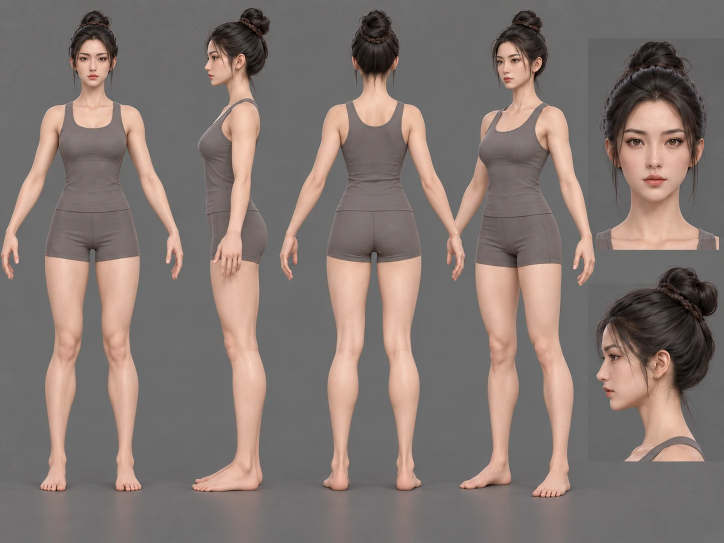
#> input picture docs/art/factions/human/human-female-turnaround.webp, 1448 x 1086 px, found by its file name (shown at 1/2 size)
$ python sheet.py docs/art/factions/human/human-female-turnaround.webp /
#> lines starting #> are read from the running program, lines starting #| are printed output that depends on the picture; after the words box and inside, x2 and y2 are one past the last pixel; in counts of white or black regions, pixels touching at a corner belong together
"""Measure a character turnaround sheet: segment each view's silhouette from the flat grey
background and write, for every pixel row, the runs of figure pixels — in metres, in the
figure's own frame (feet at y = 0, x across the view from the figure's centre line).

    python3 tools/assetgen/ref/sheet.py docs/art/factions/human/human-female-turnaround.webp \
        tools/assetgen/ref/human-female.json

Calibration (pixel rows of the soles and of the top of the skull under the hair, the figure's
height) is set per sheet below; the figure builder fits its lofts to these runs.
"""
import json, sys
import numpy as np
from PIL import Image

SHEETS = {
    'human-female-turnaround.webp': {
        'height': 1.68,          # metres, soles to top of skull
        'skull_top': 52,         # pixel row (front view), under the hair
        'soles': {'front': 979, 'side': 977, 'back': 977, 'q34': 980},
        'views': {'front': (0, 368), 'side': (383, 541), 'back': (558, 900), 'q34': (900, 1190)},
        'gap_cols': [372, 376, 380, 548, 552, 556],
    },
}


def segment(im, gap_cols):
    bg = np.median(im[:, gap_cols, :], axis=1)
#> bg = 1086 rows, first 8: [109, 109, 109], [109, 109, 109], [109, 109, 109], [109, 109, 109], [109, 109, 109], [109, 109, 109], [109, 109, 109], [109, 109, 109]
    d = np.sqrt(((im - bg[:, None, :]) ** 2).sum(2))
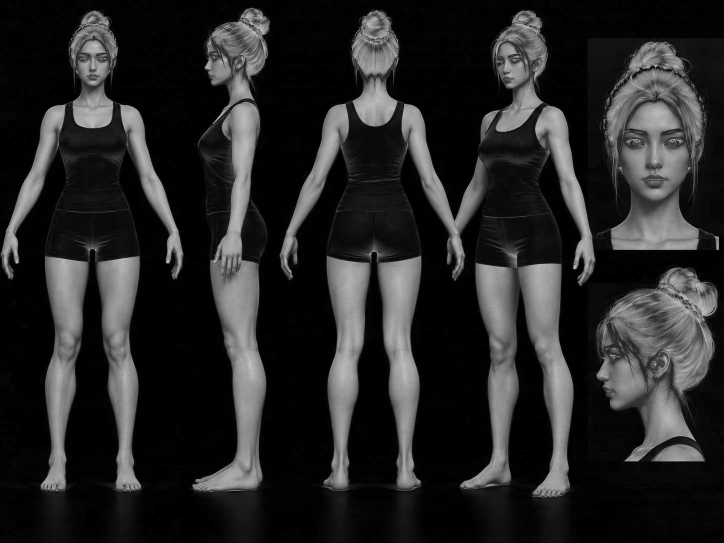
#> d: shape (1086, 1448) float64 (shown at 1/2 size); min 0, max 223.2, mean 40.1
    chroma = im.max(2) - im.min(2)
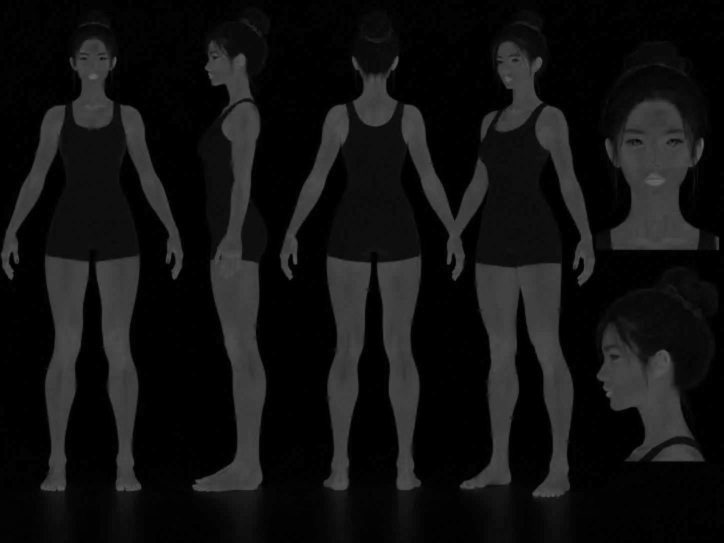
#> chroma: shape (1086, 1448) float64 (shown at 1/2 size); min 0, max 103, mean 17.6
    bgc = bg.max(1) - bg.min(1)
#> bgc = 1086 values, max 5 at index 980, min 0 at index 0, mean 0.531
    return (d > 14) | (np.abs(chroma - bgc[:, None]) > 6)
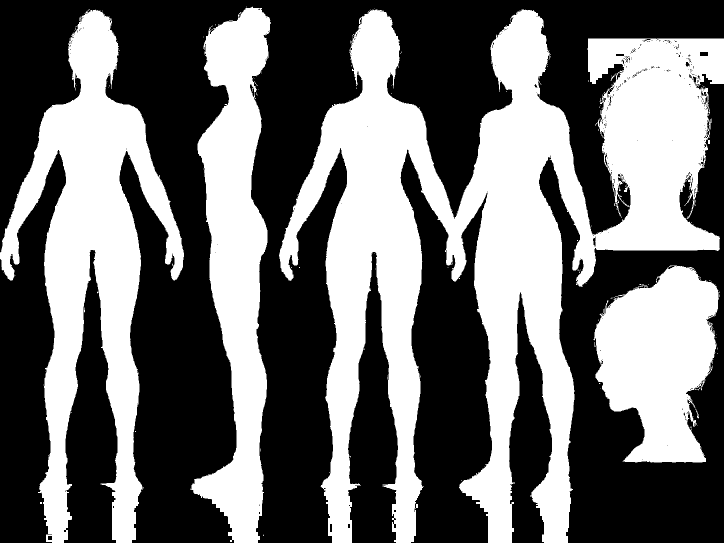
#> returned value: shape (1086, 1448) bool (shown at 1/2 size); 43.4% white; 172 white regions (164 under 20 px), largest, box (x1, y1, x2, y2) and area: (558, 18, 1448, 1086) 375736, (0, 20, 368, 1086) 145823, (380, 14, 542, 1086) 93228


def classes(im):
    """Skin and fabric masks: skin is warm (red well above blue), the fitted clothes a low-chroma
    warm grey slightly off the neutral background. Used to find edges the silhouette hides, e.g.
    the torso's outline behind the arms, or the arm's front and back in profile."""
    R, G, B = im[:, :, 0], im[:, :, 1], im[:, :, 2]
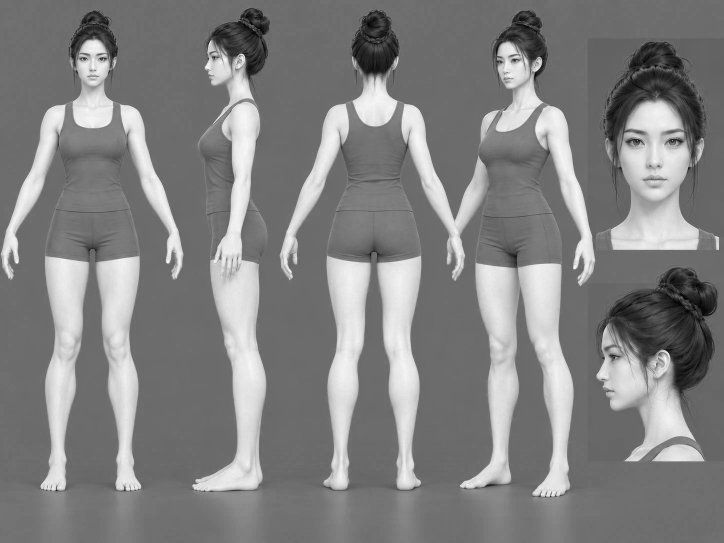
#> R: shape (1086, 1448) float64 (shown at 1/2 size); min 0, max 255, mean 129.7
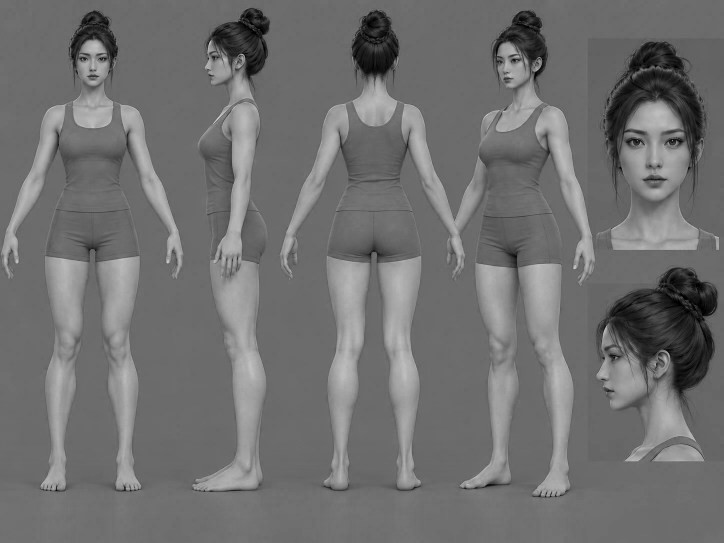
#> B: shape (1086, 1448) float64 (shown at 1/2 size); min 0, max 232, mean 112.3
    V = im.max(2)
    chroma = V - im.min(2)
    skin = (R - B > 28) & (R > 95) & (R > G)
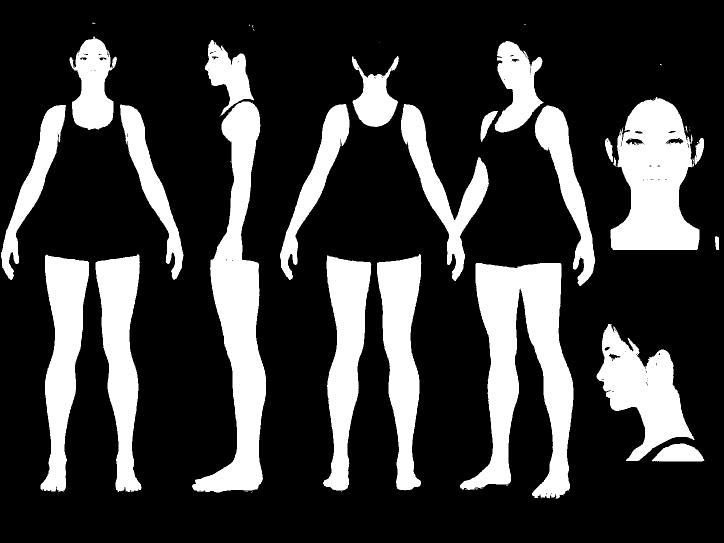
#> skin: shape (1086, 1448) bool (shown at 1/2 size); 23.4% white; 51 white regions (25 under 20 px), largest, box (x1, y1, x2, y2) and area: (920, 526, 1147, 997) 52470, (384, 203, 532, 985) 47872, (1221, 194, 1399, 500) 36867
    cloth = (chroma >= 7) & (chroma <= 26) & (V < 150) & (R >= G) & ~skin
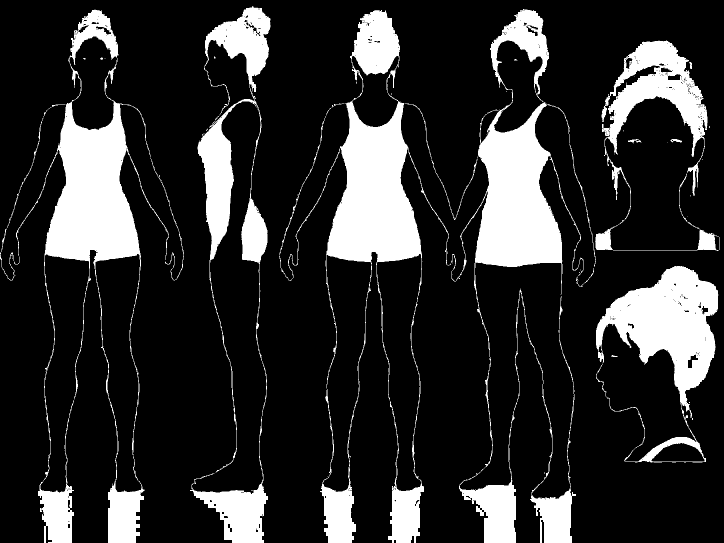
#> cloth: shape (1086, 1448) bool (shown at 1/2 size); 18.5% white; 81 white regions (47 under 20 px), largest, box (x1, y1, x2, y2) and area: (32, 19, 338, 1086) 60518, (558, 20, 902, 1086) 57775, (902, 18, 1162, 1086) 55745
    return skin, cloth


def runs(row, x0):
    out, start = [], None
    for i, v in enumerate(row):
        if v and start is None:
            start = i
        if not v and start is not None:
            if i - start >= 2:
                out.append([x0 + start, x0 + i])
            start = None
    if start is not None:
        out.append([x0 + start, x0 + len(row)])
    return out


def main(src, dst):
    key = src.split('/')[-1]
    cfg = SHEETS[key]
    im = np.asarray(Image.open(src).convert('RGB')).astype(float)
    m = segment(im, cfg['gap_cols'])
    skin, cloth = classes(im)
    s = cfg['height'] / (cfg['soles']['front'] - cfg['skull_top'])
    out = {'scale': s, 'height': cfg['height'], 'views': {}}
    for name, (x0, x1) in cfg['views'].items():
        sole = cfg['soles'][name]
        rows, extra = {}, {}
        for y in range(0, sole + 1):
            r = runs(m[y, x0:x1], x0)
            if r:
                rows[y] = r
                extra[y] = (runs(skin[y, x0:x1] & m[y, x0:x1], x0), runs(cloth[y, x0:x1] & m[y, x0:x1], x0))
        # centre line: in profile, the midpoint of the pelvis's depth; in the other views the mean
        # centre of the torso's run between 1.00 and 1.10 m (arms and hands hang clear of it there)
        if name == 'side':
            pel = int(sole - 0.9 / s)
            ext = rows.get(pel, [[x0, x1]])
            cx = (ext[0][0] + ext[-1][1]) / 2
        else:
            mid = (x0 + x1) / 2
            cs = []
            for yy in range(int(sole - 1.10 / s), int(sole - 1.00 / s)):
                rr = rows.get(yy)
                if rr:
                    r = min(rr, key=lambda q: abs((q[0] + q[1]) / 2 - mid) if q[1] - q[0] > 40 else 1e9)
                    cs.append((r[0] + r[1]) / 2)
            cx = float(np.mean(cs))
        out['views'][name] = {
            'cx': cx, 'sole': sole,
            'rows': [{'y': round((sole - y) * s, 5),
                      'runs': [[round((a - cx) * s, 5), round((b - cx) * s, 5)] for a, b in r],
                      'skin': [[round((a - cx) * s, 5), round((b - cx) * s, 5)] for a, b in extra[y][0]],
                      'cloth': [[round((a - cx) * s, 5), round((b - cx) * s, 5)] for a, b in extra[y][1]]}
                     for y, r in sorted(rows.items())],
        }
#> this loop made 4 passes
#> (pel, ext, cx) on pass 2: (480, [[424, 535]], 479.5)
#> mid on passes 1, 3, 4: 184, 729, 1045
#> after the loop, out = 3 items
    json.dump(out, open(dst, 'w'), separators=(',', ':'))
    print(f'{dst}: scale {s * 1000:.3f} mm/px, views ' + ', '.join(f"{k} cx={v['cx']:.1f}" for k, v in out['views'].items()))
#| /: scale 1.812 mm/px, views front cx=185.4, side cx=479.5, back cx=749.0, q34 cx=1027.2


if __name__ == '__main__':
    main(sys.argv[1], sys.argv[2])
